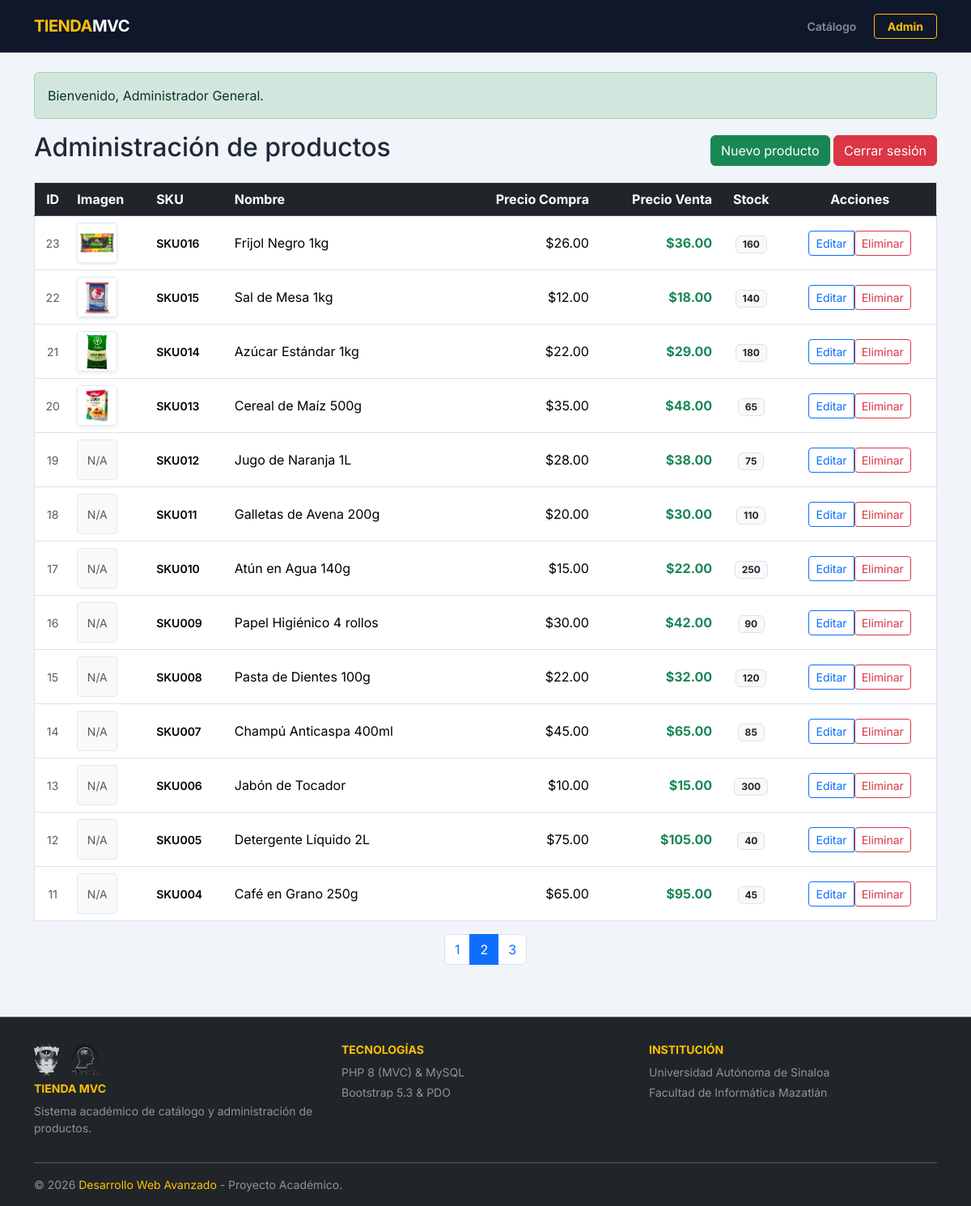
Page /productos/page/2 (signed in) on the committed database.
### tables this page shows
CREATE TABLE `productos` (
  `id` int NOT NULL,
  `sku` varchar(50) NOT NULL,
  `nombre` varchar(100) NOT NULL,
  `descripcion` text NOT NULL,
  `precio_compra` decimal(10,2) NOT NULL,
  `precio_venta` decimal(10,2) NOT NULL,
  `existencia` int NOT NULL,
  `imagen` varchar(255) DEFAULT NULL,
  `created_at` timestamp NOT NULL DEFAULT CURRENT_TIMESTAMP,
  `updated_at` timestamp NOT NULL DEFAULT CURRENT_TIMESTAMP ON UPDATE CURRENT_TIMESTAMP
);

### controllers/ProductoController.php (called while the page is built, shortened)
<?php
class ProductoController
{
    private ProductoModel $productoModel;
    public function __construct()
    {
        $this->productoModel = new ProductoModel();
    }
    public function index(): void
    {
        $porPagina = 13;
        $pagina = (int)($_GET['page'] ?? 1);
        $totalProductos = $this->productoModel->contarTodos();
        $totalPaginas = (int)ceil($totalProductos / $porPagina);
        $offset = ($pagina - 1) * $porPagina;
        $productos = $this->productoModel->obtenerPaginados($porPagina, $offset);
        require_once __DIR__ . '/../views/productos/index.php';
    }
}

### config/Autoload.php (called while the page is built, shortened)
<?php
spl_autoload_register(function ($class) {
    $baseDir = __DIR__ . '/../';
    $class = str_replace('\\', '/', $class);
    $parts = explode('/', $class);
    if (!empty($parts)) {
    $parts[0] = strtolower($parts[0]);
    }
    $file = $baseDir . implode('/', $parts) . '.php';
});

### config/Database.php (called while the page is built, shortened)
<?php
class Database {
    private string $host = 'localhost';
    private string $dbName = 'tienda_mvc';
    private string $username = 'root';
    private string $password = '';
    private string $charset = 'utf8mb4';
    public function connect() : PDO {
        try {
        $dsn = "mysql:host={$this->host};dbname={$this->dbName};charset={$this->charset}";
        $pdo = new PDO($dsn, $this->username, $this->password);
        $pdo->setAttribute(PDO::ATTR_ERRMODE, PDO::ERRMODE_EXCEPTION);
        $pdo->setAttribute(PDO::ATTR_DEFAULT_FETCH_MODE, PDO::FETCH_ASSOC);
        return $pdo;
        } catch(PDOException $e) {
            die('Error de conexión con la base de datos.');
        }
    }
}

### models/ProductoModel.php (called while the page is built, shortened)
<?php
class ProductoModel {
    private PDO $conexion;
    public function __construct()
    {
        $db = new Database();
        $this->conexion = $db->connect();
    }
    public function contarTodos(): int
    {
        try {
            $stmt = $this->conexion->query('SELECT COUNT(*) FROM productos');
            return (int)$stmt->fetchColumn();
        } catch (PDOException $e) {
            return 0;
        }
    }
    public function obtenerPaginados(int $limite, int $offset): array
    {
        try {
            $sql = 'SELECT * FROM productos ORDER BY id DESC LIMIT :limite OFFSET :offset';
            $stmt = $this->conexion->prepare($sql);
            $stmt->bindValue(':limite', $limite, PDO::PARAM_INT);
            $stmt->bindValue(':offset', $offset, PDO::PARAM_INT);
            $stmt->execute();
            return $stmt->fetchAll();
        } catch (PDOException $e) {
            return [];
        }
    }
}

### views/productos/index.php (the view, shortened to what this page needs)
<?php require_once __DIR__ . '/../layouts/header.php'; ?>
<div class="d-flex justify-content-between align-items-center mb-3">
    <h2>Administración de productos</h2>
    <div>
        <a href="<?= BASE_URL ?>/productos/create" class="btn btn-success">Nuevo producto</a>
        <a href="<?= BASE_URL ?>/logout" class="btn btn-danger">Cerrar sesión</a>
    </div>
</div>
<table class="table table-hover align-middle border">
    <thead class="table-dark">
        <tr>
            <th class="text-center">ID</th>
            <th>Imagen</th>
            <th>SKU</th>
            <th>Nombre</th>
            <th class="text-end">Precio Compra</th>
            <th class="text-end">Precio Venta</th>
            <th class="text-center">Stock</th>
            <th class="text-center">Acciones</th>
        </tr>
    </thead>
    <tbody>
        <?php foreach ($productos as $producto): ?>
            <tr>
                <td class="text-center text-muted small"><?= (int)$producto['id']; ?></td>
                <td>
                    <?php if (!empty($producto['imagen'])): ?>
                        <img src="<?= BASE_URL ?>/uploads/<?= htmlspecialchars($producto['imagen']); ?>"
                             alt="<?= htmlspecialchars($producto['nombre']); ?>"
                             class="producto-thumb-img shadow-sm">
                    <?php else: ?>
                        <div class="bg-light d-flex align-items-center justify-content-center producto-thumb-img text-muted small italic">
                            N/A
                        </div>
                    <?php endif; ?>
                </td>
                <td class="fw-semibold small"><?= htmlspecialchars($producto['sku']); ?></td>
                <td><?= htmlspecialchars($producto['nombre']); ?></td>
                <td class="text-end">$<?= number_format((float)$producto['precio_compra'], 2); ?></td>
                <td class="text-end fw-bold text-success">$<?= number_format((float)$producto['precio_venta'], 2); ?></td>
                <td class="text-center">
                    <span class="badge <?= (int)$producto['existencia'] > 0 ? 'bg-light text-dark border' : 'bg-danger'; ?>">
                        <?= (int)$producto['existencia']; ?>
                    </span>
                </td>
                <td class="text-center">
                    <div class="btn-group">
                        <a href="<?= BASE_URL ?>/productos/edit/<?= (int)$producto['id']; ?>"
                           class="btn btn-outline-primary btn-sm">
                           Editar
                        </a>
                        <form action="<?= BASE_URL ?>/productos/delete" method="POST" class="d-inline">
                            <button type="submit" class="btn btn-outline-danger btn-sm"
                                    onclick="return confirm('¿Deseas eliminar este producto?');">
                                Eliminar
                            </button>
                        </form>
                    </div>
                </td>
            </tr>
        <?php endforeach; ?>
    </tbody>
</table>
<?php if (!empty($totalPaginas) && $totalPaginas > 1): ?>
    <nav aria-label="Paginación de productos">
        <ul class="pagination justify-content-center">
            <?php for ($i = 1; $i <= $totalPaginas; $i++): ?>
                <li class="page-item <?= $i === $pagina ? 'active' : ''; ?>">
                    <a class="page-link" href="<?= BASE_URL ?>/productos/page/<?= $i; ?>">
                        <?= $i; ?>
                    </a>
                </li>
            <?php endfor; ?>
        </ul>
    </nav>
<?php endif; ?>
<?php require_once __DIR__ . '/../layouts/footer.php'; ?>

### views/layouts/header.php (style rules this page uses)
:root { --primary-color: #334155; --accent-color: #64748b; --success-color: #10b981; --bg-body: #f1f5f9; }
html, body { height: 100%; font-family: 'Inter', sans-serif; background-color: var(--bg-body); color: #1e293b; }
body { display: flex; flex-direction: column; }
.producto-thumb-img { width: 50px; height: 50px; object-fit: cover; border-radius: 4px; border: 1px solid #e2e8f0; }

### rows in the picture
productos: id "23", imagen (picture), sku "SKU016", nombre "Frijol Negro 1kg", precio_compra "26.00", precio_venta "36.00", existencia "160"
productos: id "22", imagen (picture), sku "SKU015", nombre "Sal de Mesa 1kg", precio_compra "12.00", precio_venta "18.00", existencia "140"
productos: id "21", imagen (picture), sku "SKU014", nombre "Azúcar Estándar 1kg", precio_compra "22.00", precio_venta "29.00", existencia "180"
productos: id "20", imagen (picture), sku "SKU013", nombre "Cereal de Maíz 500g", precio_compra "35.00", precio_venta "48.00", existencia "65"
productos: id "19", shows "N/A", sku "SKU012", nombre "Jugo de Naranja 1L", precio_compra "28.00", precio_venta "38.00", existencia "75"
productos: id "18", shows "N/A", sku "SKU011", nombre "Galletas de Avena 200g", precio_compra "20.00", precio_venta "30.00", existencia "110"
productos: id "17", shows "N/A", sku "SKU010", nombre "Atún en Agua 140g", precio_compra "15.00", precio_venta "22.00", existencia "250"
productos: id "16", shows "N/A", sku "SKU009", nombre "Papel Higiénico 4 rollos", precio_compra "30.00", precio_venta "42.00", existencia "90"
productos: id "15", shows "N/A", sku "SKU008", nombre "Pasta de Dientes 100g", precio_compra "22.00", precio_venta "32.00", existencia "120"
productos: id "14", shows "N/A", sku "SKU007", nombre "Champú Anticaspa 400ml", precio_compra "45.00", precio_venta "65.00", existencia "85"
productos: id "13", shows "N/A", sku "SKU006", nombre "Jabón de Tocador", precio_compra "10.00", precio_venta "15.00", existencia "300"
productos: id "12", shows "N/A", sku "SKU005", nombre "Detergente Líquido 2L", precio_compra "75.00", precio_venta "105.00", existencia "40"
productos: id "11", shows "N/A", sku "SKU004", nombre "Café en Grano 250g", precio_compra "65.00", precio_venta "95.00", existencia "45"

### other values in the picture
$_SESSION['success'] "Bienvenido, Administrador General."
